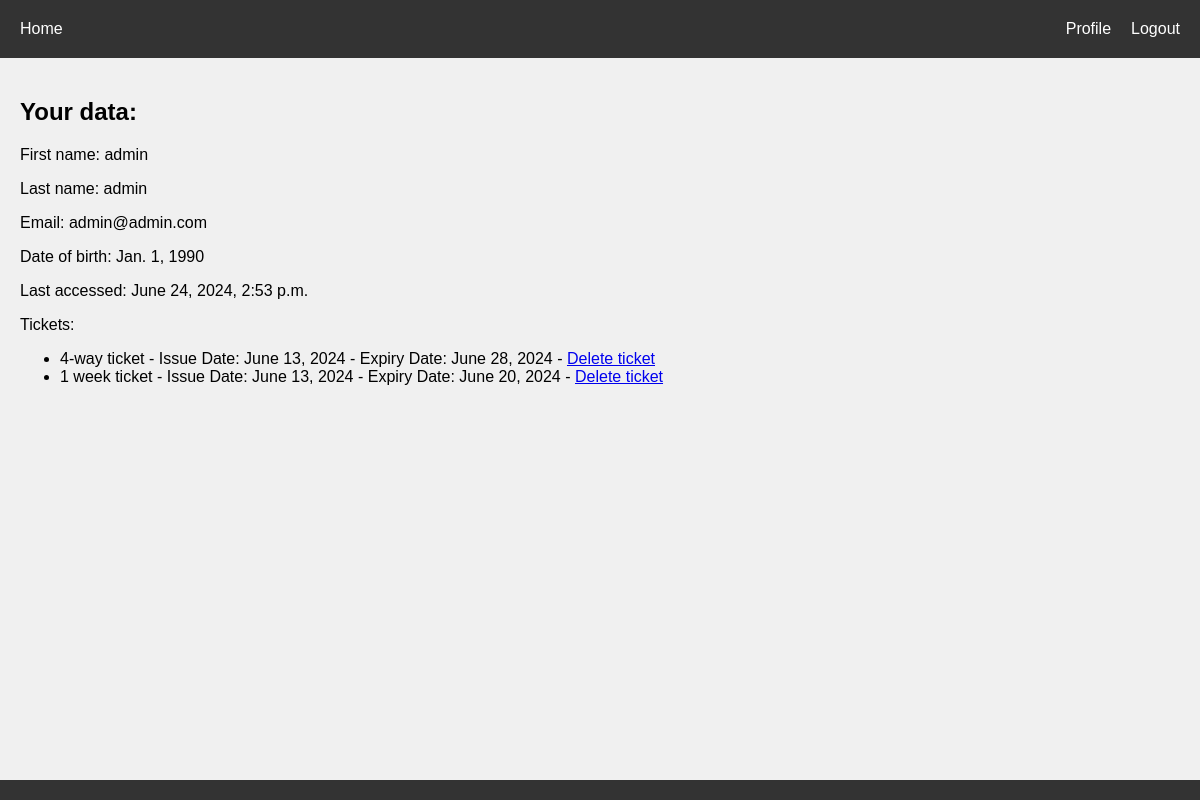
/users/data/ (signed in), run on an earlier commit of the app's database.
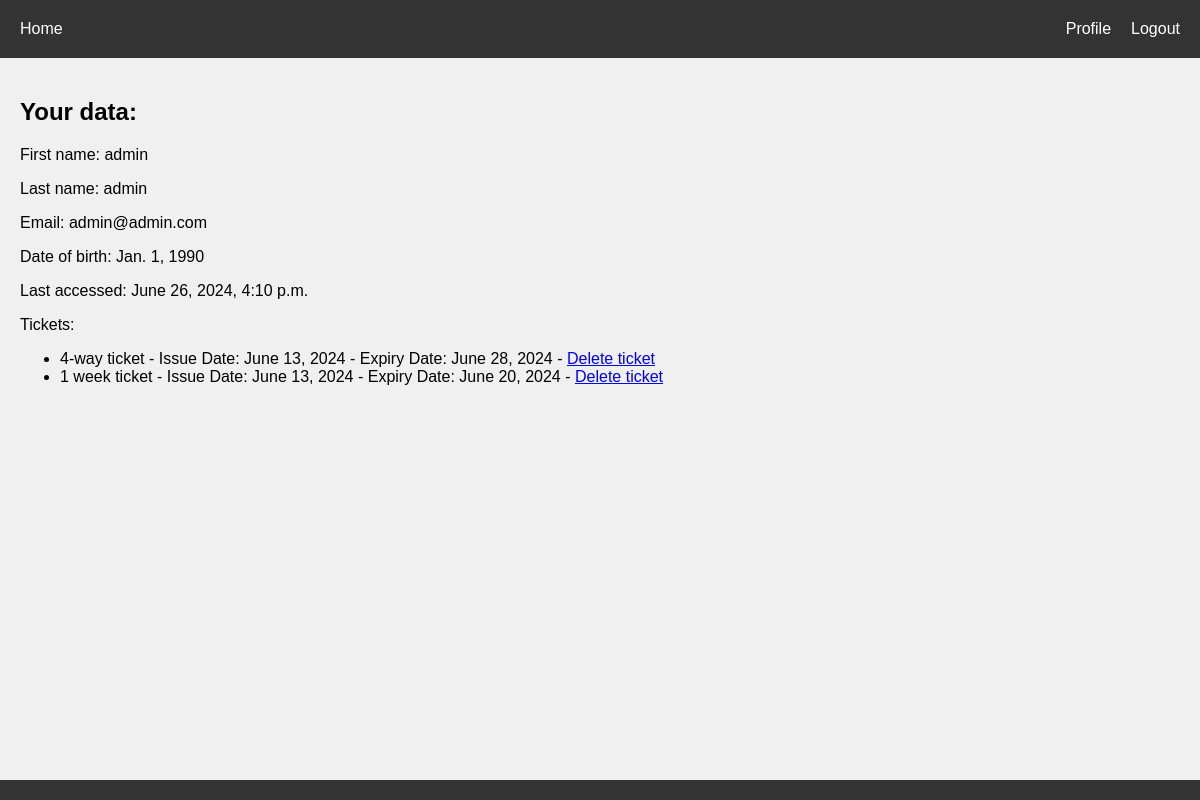
And on a later commit of the database.
### users/models.py (models this page shows, shortened)
class CustomUser(AbstractBaseUser):
    first_name = models.CharField(max_length=200)
    last_name = models.CharField(max_length=200)
    is_active = models.BooleanField(default=True)
    is_staff = models.BooleanField(default=False)
    is_superuser = models.BooleanField(default=False)
    email = models.EmailField(unique=True)
    date_of_birth = models.DateField()
    created = models.DateTimeField(auto_now_add=True)
    tickets = models.ManyToManyField(Tickets, through=UserTickets, blank=True)
    objects = CustomUserManager()
    USERNAME_FIELD = 'email'
    REQUIRED_FIELDS = ['first_name', 'last_name', 'date_of_birth']

### users/views.py (the view)
# urls.py: path('data/', views.data, name='data')
@login_required
def data(request):
    user_tickets = request.user.usertickets_set.all()
    return render(request, 'users/data.html', {'user_tickets': user_tickets})

### users/templates/users/data.html
{% extends "base.html" %}
{% block content %}
    <h2>Your data:</h2>
    <p>First name: {{ user.first_name }} </p>
    <p>Last name: {{ user.last_name }} </p>
    <p>Email: {{ user.email }}</p>
    <p>Date of birth: {{ user.date_of_birth }}</p>
    <p>Last accessed: {{ user.last_login }}</p>
    <p>Tickets: </p>
    <ul>
        {% for user_ticket in user_tickets %}
            <li>{{ user_ticket.ticket.name }} - Issue Date: {{ user_ticket.issue_date }} - Expiry Date: {{ user_ticket.expiry_date }} - <a href="{% url 'tickets_delete' pk=user_ticket.id %}">Delete ticket</a>
        {% empty %}
            <li>No ticket available.</li>
        {% endfor %}
    </ul>
{% endblock %}

What changed in the data, as far as the page shows it:
changed CustomUser "admin": last_login "June 24, 2024, 2:53 p.m." → "June 26, 2024, 4:10 p.m."
